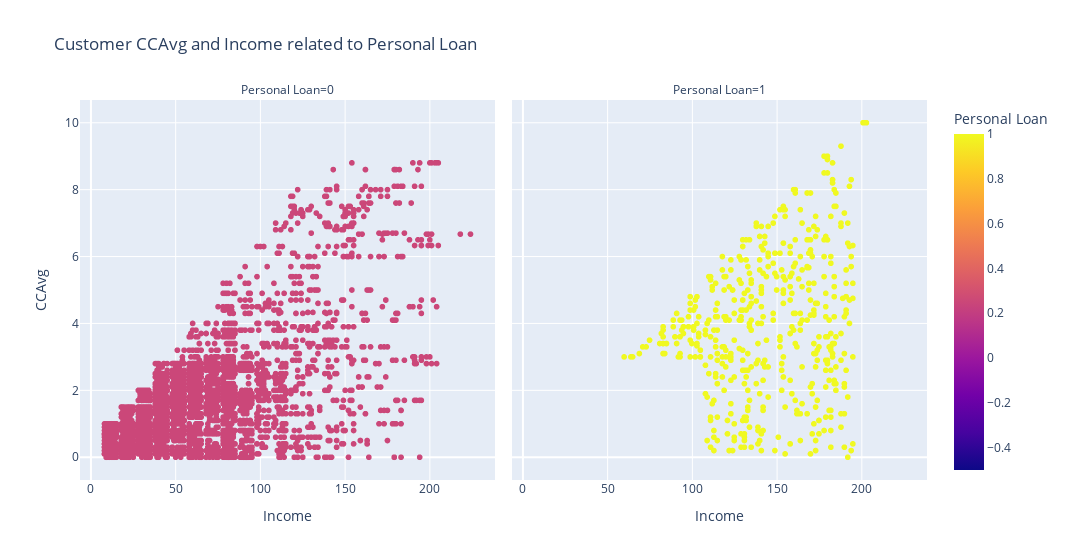

The cell this chart's notebook holds for it:
### Code cell
CCAvg_Income_relative_personal_loan(dataset)

### Figure 1 — Plotly figure (JSON) as saved in the notebook; plotly's stock layout.template omitted (floating-point values rounded to 4 significant figures; data arrays with more than 128 entries replaced by an {"elided": "..."} marker saying what was removed)
{"data": [{"hovertemplate": "Personal Loan=%{marker.color}<br>Income=%{x}<br>CCAvg=%{y}<extra></extra>", "legendgroup": "", "marker": {"color": {"elided": "4520 int values"}, "coloraxis": "coloraxis", "symbol": "circle"}, "mode": "markers", "name": "", "showlegend": false, "type": "scattergl", "x": {"elided": "4520 int values"}, "xaxis": "x", "y": {"elided": "4520 float values"}, "yaxis": "y"}, {"hovertemplate": "Personal Loan=%{marker.color}<br>Income=%{x}<br>CCAvg=%{y}<extra></extra>", "legendgroup": "", "marker": {"color": {"elided": "480 int values"}, "coloraxis": "coloraxis", "symbol": "circle"}, "mode": "markers", "name": "", "showlegend": false, "type": "scattergl", "x": {"elided": "480 int values"}, "xaxis": "x2", "y": {"elided": "480 float values"}, "yaxis": "y2"}], "layout": {"annotations": [{"font": {}, "showarrow": false, "text": "Personal Loan=0", "x": 0.245, "xanchor": "center", "xref": "paper", "y": 1, "yanchor": "bottom", "yref": "paper"}, {"font": {}, "showarrow": false, "text": "Personal Loan=1", "x": 0.755, "xanchor": "center", "xref": "paper", "y": 1, "yanchor": "bottom", "yref": "paper"}], "coloraxis": {"colorbar": {"title": {"text": "Personal Loan"}}, "colorscale": [[0, "#0d0887"], [0.1111, "#46039f"], [0.2222, "#7201a8"], [0.3333, "#9c179e"], [0.4444, "#bd3786"], [0.5556, "#d8576b"], [0.6667, "#ed7953"], [0.7778, "#fb9f3a"], [0.8889, "#fdca26"], [1, "#f0f921"]]}, "legend": {"tracegroupgap": 0}, "title": {"text": "Customer CCAvg and Income related to Personal Loan"}, "width": 1070, "xaxis": {"anchor": "y", "domain": [0, 0.49], "title": {"text": "Income"}}, "xaxis2": {"anchor": "y2", "domain": [0.51, 1], "matches": "x", "title": {"text": "Income"}}, "yaxis": {"anchor": "x", "domain": [0, 1], "title": {"text": "CCAvg"}}, "yaxis2": {"anchor": "x2", "domain": [0, 1], "matches": "y", "showticklabels": false}}}
